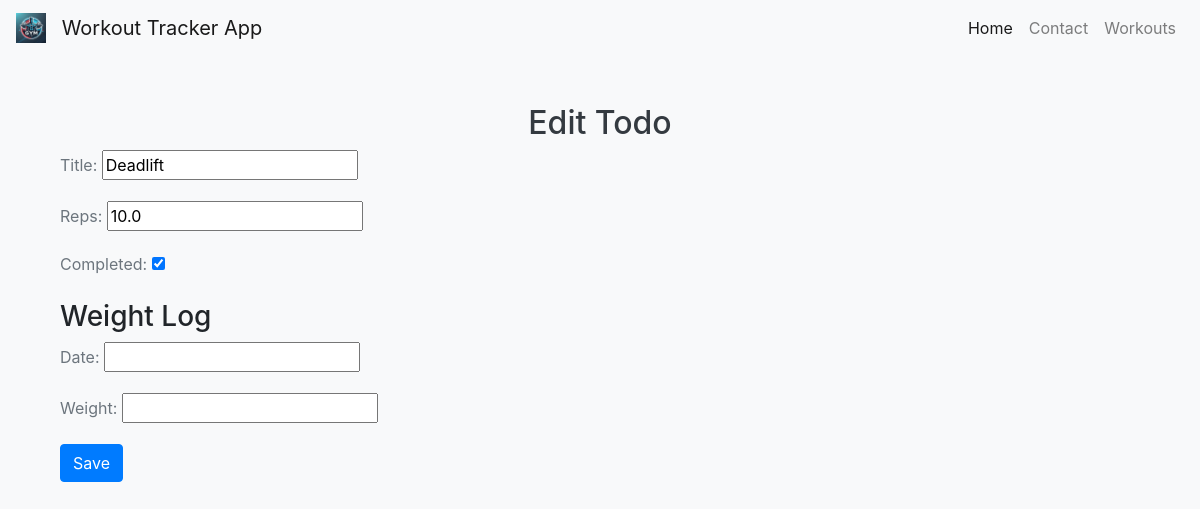
The page /edit/3/ on the database its author committed.
### myapp/models.py (models this page shows, shortened)
class TodoItem(models.Model):
    title = models.CharField(max_length=200)
    reps = models.FloatField(default=0.0)
    completed = models.BooleanField(default=False)

### myapp/views.py (the view)
# urls.py: path("edit/<int:pk>/", views.edit_todo, name="edit_todo"),
def edit_todo(request, pk):
    todo = get_object_or_404(TodoItem, pk=pk)
    if request.method == 'POST':
        todo_form = TodoForm(request.POST, instance=todo)
        weight_log_form = WeightLogForm(request.POST)
        if todo_form.is_valid() and weight_log_form.is_valid():
            todo_form.save()
            weight_log = weight_log_form.save(commit=False)
            weight_log.todo = todo
            weight_log.save()
            return redirect('todos')
    else:
        todo_form = TodoForm(instance=todo)
        weight_log_form = WeightLogForm()
    return render(request, 'edit_todo.html', {'todo_form': todo_form, 'weight_log_form': weight_log_form})

### myapp/forms.py
class TodoForm(forms.ModelForm):
    class Meta:
        model = TodoItem
        fields = ['title', 'reps', 'completed']

class WeightLogForm(forms.ModelForm):
    class Meta:
        model = WeightLog
        fields = ['date', 'weight']

### myapp/templates/edit_todo.html (shortened to what this page needs)
{% extends "base.html" %}
{% load static %}
{% block content %}
<div class="container mt-5">
  <h2 class="text-center">Edit Todo</h2>
  <form method="post">
    {{ todo_form.as_p }}
    <h3>Weight Log</h3>
    {{ weight_log_form.as_p }}
    <button type="submit" class="btn btn-primary">Save</button>
  </form>
</div>
{% endblock %}

### myapp/static/css/styles.css (style rules this page uses)
body { background-color: #f8f9fa; }
h2, h4 { color: #343a40; }
p { color: #6c757d; }

### rows shown on the page
TodoItem: title "Deadlift", reps "10.0", completed "☑"
